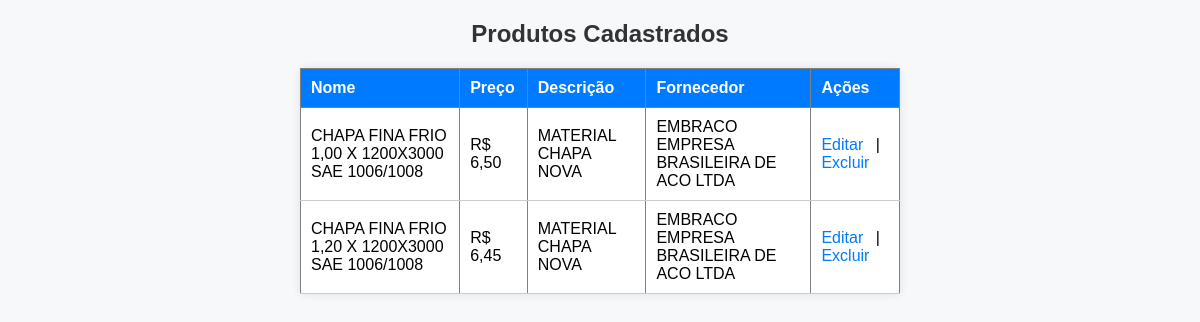
The page /produto/listar_produtos.php on the database its author committed.
### tables this page shows
CREATE TABLE `produtos` (
  `id` int(11) NOT NULL,
  `nome` varchar(100) NOT NULL,
  `preco` decimal(10,2) NOT NULL,
  `descricao` text DEFAULT NULL,
  `fornecedor_id` int(11) DEFAULT NULL
);

CREATE TABLE `fornecedores` (
  `id` int(11) NOT NULL,
  `nome_fantasia` varchar(100) NOT NULL,
  `cnpj` varchar(20) DEFAULT NULL,
  `contato` varchar(100) DEFAULT NULL,
  `telefone` varchar(20) DEFAULT NULL,
  `email` varchar(100) DEFAULT NULL,
  `endereco` varchar(150) DEFAULT NULL
);

### produto/listar_produtos.php (the view, shortened to what this page needs)
<?php
require '../db.php';
?>
<!DOCTYPE html>
<html>
<head>
    <link rel="stylesheet" href="../estilo.css">
</head>
<body>
    <h2>Produtos Cadastrados</h2>
    <?php
    $sql = "SELECT p.id, p.nome AS produto_nome, p.preco, p.descricao,
                   f.nome_fantasia AS fornecedor_nome
            FROM produtos p
            LEFT JOIN fornecedores f ON p.fornecedor_id = f.id";
    $res = $conn->query($sql);
    if ($res->num_rows > 0) {
        echo "<table border='1' cellpadding='8'>";
        echo "<tr><th>Nome</th><th>Preço</th><th>Descrição</th><th>Fornecedor</th><th>Ações</th></tr>";
        while ($prod = $res->fetch_assoc()) {
            echo "<tr>";
            echo "<td>{$prod['produto_nome']}</td>";
            echo "<td>R$ " . number_format($prod['preco'], 2, ',', '.') . "</td>";
            echo "<td>{$prod['descricao']}</td>";
            echo "<td>{$prod['fornecedor_nome']}</td>";
            echo "<td>
            <a href='editar_produto.php?id={$prod['id']}'>Editar</a> |
            <a href='excluir_produto.php?id={$prod['id']}' onclick='return confirm(\"Tem certeza que deseja excluir?\")'>Excluir</a>
        </td>";
        echo "</tr>";
        }
        echo "</table>";
    } else {
        echo "<p>Nenhum produto cadastrado.</p>";
    }
    ?>
</body>
</html>

### estilo.css (style rules this page uses)
body { font-family: Arial, sans-serif; background-color: #f6f8fa; margin: 20px; padding: 0; }
h2 { color: #333; text-align: center; margin-bottom: 20px; }
form, table { max-width: 600px; margin: auto; background: #fff; padding: 20px; border-radius: 6px; box-shadow: 0 0 10px rgba(0,0,0,0.1); }
table { border-collapse: collapse; width: 100%; }
th { background-color: #007bff; color: white; padding: 10px; text-align: left; }
td { padding: 10px; border-bottom: 1px solid #ccc; }
a { color: #007bff; text-decoration: none; margin-right: 8px; }

### rows shown on the page
produtos: nome "CHAPA FINA FRIO 1,00 X 1200X3000 SAE 1006/1008", preco "6,50", descricao "MATERIAL CHAPA NOVA", fornecedor.nome_fantasia "EMBRACO EMPRESA BRASILEIRA DE ACO LTDA"
produtos: nome "CHAPA FINA FRIO 1,20 X 1200X3000 SAE 1006/1008", preco "6,45", descricao "MATERIAL CHAPA NOVA", fornecedor.nome_fantasia "EMBRACO EMPRESA BRASILEIRA DE ACO LTDA"
